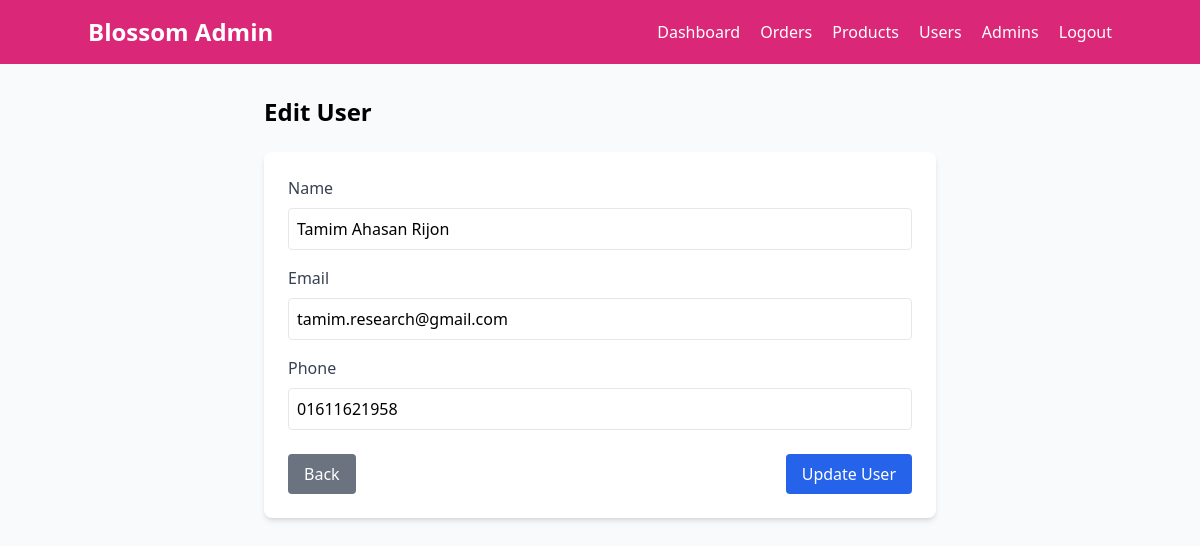
/admin/edit-user.php?id=1 (signed in), run on the app's committed database.
### tables this page shows
CREATE TABLE `users` (
  `id` int(11) NOT NULL,
  `name` varchar(100) NOT NULL,
  `email` varchar(100) NOT NULL,
  `phone` varchar(20) DEFAULT NULL,
  `password` varchar(255) NOT NULL,
  `created_at` timestamp NOT NULL DEFAULT current_timestamp()
);

### admin/edit-user.php (the view, shortened to what this page needs)
<?php
require_once '../config/database.php';
$id = $_GET['id'] ?? 0;
$stmt = $conn->prepare("SELECT * FROM users WHERE id = ?");
$stmt->bind_param("i", $id);
$stmt->execute();
$user = $stmt->get_result()->fetch_assoc();
?>
<!DOCTYPE html>
<html lang="en">
<head>
    <script src="https://cdn.tailwindcss.com"></script>
</head>
<body class="bg-gray-50">
    <?php include 'includes/admin-nav.php'; ?>
    <div class="container mx-auto px-4 py-8">
        <div class="max-w-2xl mx-auto">
            <h2 class="text-2xl font-bold mb-6">Edit User</h2>
            <div class="bg-white rounded-lg shadow-md p-6">
                <form method="POST">
                    <div class="mb-4">
                        <label class="block text-gray-700 mb-2">Name</label>
                        <input type="text" name="name" value="<?php echo htmlspecialchars($user['name']); ?>"
                               required class="w-full p-2 border rounded">
                    </div>
                    <div class="mb-4">
                        <label class="block text-gray-700 mb-2">Email</label>
                        <input type="email" name="email" value="<?php echo htmlspecialchars($user['email']); ?>"
                               required class="w-full p-2 border rounded">
                    </div>
                    <div class="mb-6">
                        <label class="block text-gray-700 mb-2">Phone</label>
                        <input type="tel" name="phone" value="<?php echo htmlspecialchars($user['phone']); ?>"
                               pattern="[0-9]{11}" placeholder="01XXXXXXXXX"
                               class="w-full p-2 border rounded">
                    </div>
                    <div class="flex justify-between">
                        <a href="users.php" class="bg-gray-500 text-white px-4 py-2 rounded hover:bg-gray-600">
                            Back
                        </a>
                        <button type="submit" class="bg-blue-600 text-white px-4 py-2 rounded hover:bg-blue-700">
                            Update User
                        </button>
                    </div>
                </form>
            </div>
        </div>
    </div>
</body>
</html>

### data on the page
users: name "Tamim Ahasan Rijon", email "tamim.research@gmail.com", phone "01611621958"
